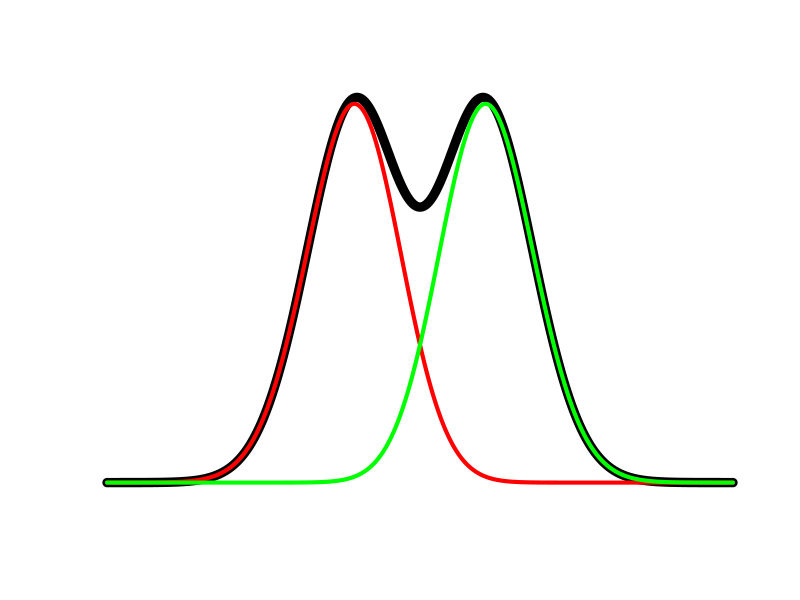

The R source for this figure:
# Normal distributions found in the Tower of Pisa
# www.overfitting.net
# https://www.overfitting.net/2026/01/distribuciones-normales-en-la-torre-de.html

library(Cairo)


plot_two_skew_normals_and_sum <- function(
        xi1 = -0.2, xi2 =  0.2,  # location
        omega1 = 1, omega2 = 1,  # width (~stddev)
        alpha1 = -4, alpha2 = 4,  # skewness (asymmetry)
        n = 5000, labels = FALSE
) {
    # Skewed normal distribution function
    dskewnorm <- function(x, xi, omega, alpha) {
        z <- (x - xi) / omega
        2 / omega * dnorm(z) * pnorm(alpha * z)
    }
    
    
    # Calculations
    from <- min(xi1 - 5*omega1, xi2 - 5*omega2)
    to   <- max(xi1 + 5*omega1, xi2 + 5*omega2)
    x <- seq(from, to, length.out = n)
    
    y1 <- dskewnorm(x, xi1, omega1, alpha1)
    y2 <- dskewnorm(x, xi2, omega2, alpha2)
    ysum <- y1 + y2
    

    # Plotting
    plot(x, ysum, type = "l", lwd = 9,
         axes = labels, ann = labels)
    lines(x, y1, lwd = 4, col='red')
    lines(x, y2, lwd = 4, col='green')
}


# Adjustments to fit the staircase in the Tower of Pisa
CairoPNG("plot_skew_normals.png", width=2000, height=1024)
plot_two_skew_normals_and_sum(
    xi1 = -3.7, xi2 = 3.7,
    omega1=5, omega2=5,
    alpha1 = -0.8, alpha2 = 0.8
)
dev.off()
